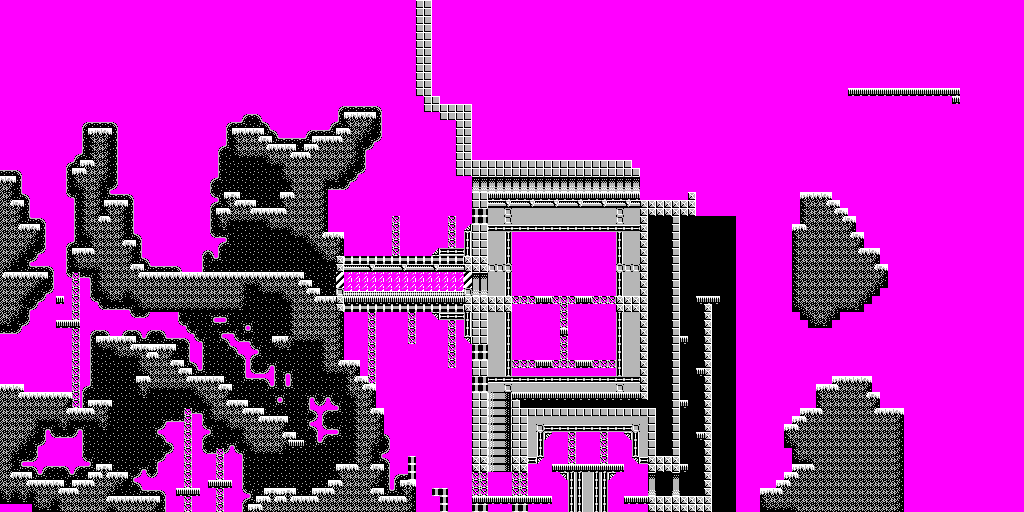

The image is a tile-based game level rendered from a .tmx file. Its description and source (layers, tilesets, objects; grid data summarised) follow:
An orthogonal 128x64 tile map with 8x8 px tiles, 1 tile layer (map) and 14 objects (4x TANK, 4x IBOT, 4x IDRONE, PLAYER).

<map version="1.0" orientation="orthogonal" width="128" height="64" tilewidth="8" tileheight="8" backgroundcolor="#ff00ff">
 <tileset firstgid="1" name="techfortress" tilewidth="8" tileheight="8">
  <image source="techfortress.png" trans="ff00ff" width="48" height="80" />
  <terraintypes>
   <terrain name="Mounta" tile="-1" />
   <terrain name="Cave" tile="-1" />
  </terraintypes>
  <tile id="16" terrain="0,0,0,1" />
  <tile id="17" terrain="0,0,1,0" />
  <tile id="22" terrain="0,1,0,0" />
  <tile id="23" terrain="1,0,0,0" />
  <tile id="27" terrain="1,1,1,0" />
  <tile id="28" terrain="1,1,0,0" />
  <tile id="29" terrain="1,1,0,1" />
  <tile id="33" terrain="1,0,1,0" />
  <tile id="34" terrain="0,0,0,0" />
  <tile id="35" terrain="0,1,0,1" />
  <tile id="39" terrain="1,0,1,1" />
  <tile id="40" terrain="0,0,1,1" />
  <tile id="41" terrain="0,1,1,1" />
  <tile id="45" terrain=",,,1" />
  <tile id="46" terrain=",,1,1" />
  <tile id="47" terrain=",,1," />
  <tile id="49" terrain="1,1,1," />
  <tile id="50" terrain="1,1,,1" />
  <tile id="51" terrain=",1,,1" />
  <tile id="52" terrain="1,1,1,1" />
  <tile id="53" terrain="1,,1," />
  <tile id="55" terrain="1,,1,1" />
  <tile id="56" terrain=",1,1,1" />
  <tile id="57" terrain=",1,," />
  <tile id="58" terrain="1,1,," />
  <tile id="59" terrain="1,,," />
 </tileset>
 <layer name="map" width="128" height="64">
  <data>[8192 cells, 3435 non-empty, 53 distinct tile ids]</data>
 </layer>
 <objectgroup name="objects" width="128" height="64">
  <object name="PLAYER" x="38" y="367" />
  <object name="TANK" x="459" y="283" />
  <object name="TANK" x="546" y="481" />
  <object name="IBOT" x="607" y="445" />
  <object name="IBOT" x="560" y="440" />
  <object x="520" y="334" />
  <object name="IDRONE" x="548" y="270" />
  <object name="IDRONE" x="590" y="334" />
  <object name="IDRONE" x="326" y="437" />
  <object name="IDRONE" x="182" y="455" />
  <object name="IBOT" x="63" y="140" />
  <object name="IBOT" x="153" y="218" />
  <object name="TANK" x="277" y="254" />
  <object name="TANK" x="228" y="253" />
 </objectgroup>
</map>
